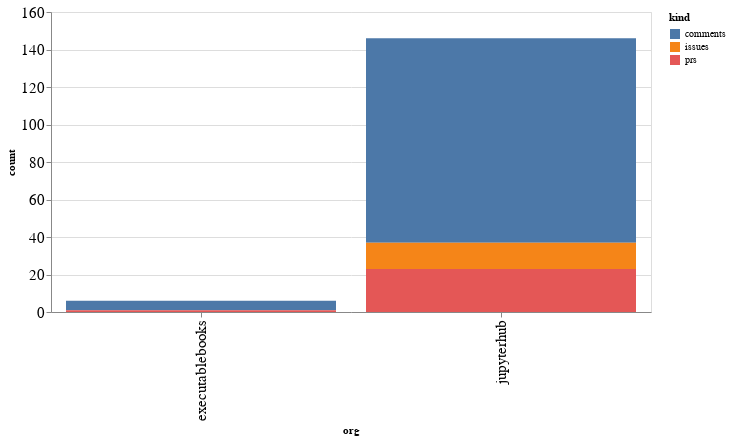

The notebook cell saved with this chart:
### Code cell
alt.Chart(org_summaries, width=600).mark_bar().encode(
    x='org',
    y='count',
    color='kind',
    tooltip="org"
)

### Figure 1 — Vega-Lite specification as saved in the notebook (floating-point values rounded to 4 significant figures)
{"config": {"axisLeft": {"labelFontSize": 15}, "axisBottom": {"labelFontSize": 15}}, "data": {"name": "data-bb80ca1b8e5b332468fdfbd8156df45b"}, "mark": "bar", "encoding": {"color": {"type": "nominal", "field": "kind"}, "tooltip": {"type": "nominal", "field": "org"}, "x": {"type": "nominal", "field": "org"}, "y": {"type": "quantitative", "field": "count"}}, "width": 600, "$schema": "https://vega.github.io/schema/vega-lite/v4.8.1.json", "datasets": {"data-bb80ca1b8e5b332468fdfbd8156df45b": [{"org": "executablebooks", "kind": "comments", "count": 5}, {"org": "executablebooks", "kind": "prs", "count": 1}, {"org": "jupyterhub", "kind": "comments", "count": 109}, {"org": "jupyterhub", "kind": "issues", "count": 14}, {"org": "jupyterhub", "kind": "prs", "count": 23}]}}
